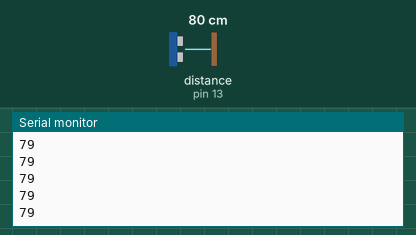
A sketch run on a simulated Arduino Uno, built with avr-gcc and run on an emulated ATmega328P. Parts: the last lines printed to the serial monitor. Wiring (inferred from the names in the program): ultrasonic range finder: trigger pin 12; echo pin 13. Inputs (shaded band) come from the test bench; at power-on: distance to the obstacle (sensor on pin 13) 80 cm. The echo pulse lasts 58.3 µs per cm.

Above: at 1.2 s.
1.3 s: distance to the obstacle (sensor on pin 13) set to 2 cm
At 2.1 s:
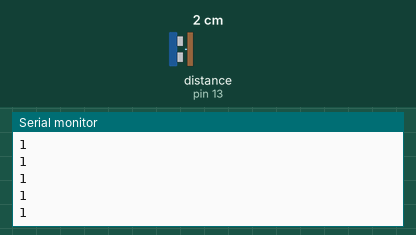
2.8 s: distance to the obstacle (sensor on pin 13) set to 4 cm
At 3.5 s:
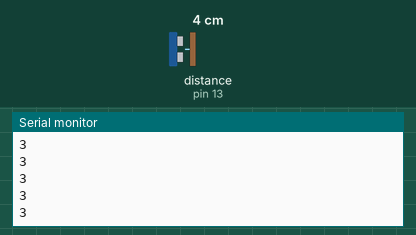
Timing chart, 0 to 5.8 s (numbered marks = the images above; inputs shaded):
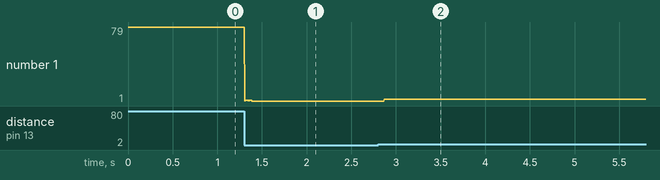

The sketch:

sonar.ino
```cpp
#define echo 13
#define trig 12
#define vcc 11
#define deltaT 15
#define ms_to_cm 58.2

void setup() {
  Serial.begin(9600);
  pinMode(trig, OUTPUT);
  digitalWrite(trig, LOW);
  pinMode(echo, INPUT);
  pinMode(vcc, OUTPUT);
  digitalWrite(vcc, HIGH); // +5v
}

void loop() {
  int distance = readSonar();
  Serial.println(distance);
}

int readSonar() {
  digitalWrite(trig, HIGH);
  delayMicroseconds(deltaT);
  digitalWrite(trig, LOW);
  int echoT = pulseIn(echo, HIGH);
  int distance = echoT / ms_to_cm;

  return distance;
}
```

Measured:
- after the input at 1.3 s, the serial monitor: prints a new line at once (image 1)
- after the input at 2.8 s, the serial monitor: prints a new line after 0.07 s (image 2)
- plotted number 1: 79 → 1 after the input at 1.3 s, 1 → 3 after the input at 2.8 s
